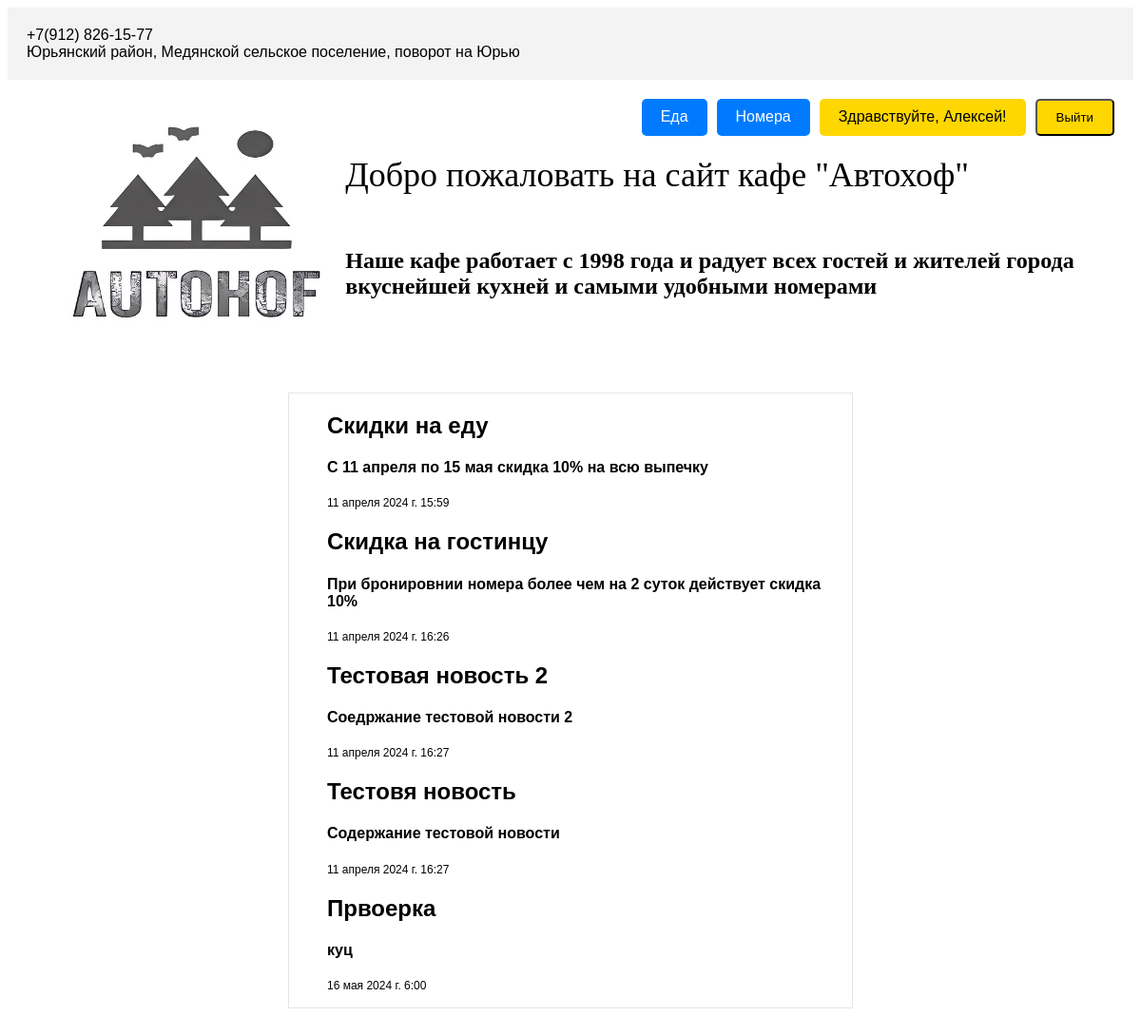
/ (signed in), run on the app's committed database.
### cafe/models.py (models this page shows, shortened)
class Blog(models.Model):
    title = models.CharField(max_length=100, default = 'Заголовок')
    plot = models.CharField(max_length=250)
    img = models.ImageField(upload_to='blog_images/', null=True)
    pub_date = models.DateTimeField(default=datetime.now)

### cafe/views.py (the view)
# urls.py: path('', views.home, name='home'),
def home(request):
    blogs = Blog.objects.all()
    return render(request, 'home.html', {'blogs': blogs})

### cafe/templates/home.html (shortened to what this page needs)
<!DOCTYPE html>
{% load static %}
<html lang="ru">
<head>
</head>
<body>
    <div class="header">
          +7(912) 826-15-77<br>
          Юрьянский район, Медянской сельское поселение, поворот на Юрью
    </div>
    <div class="logo"><img src="{% static 'tree_logo.jpg' %} " style="width:400px;height:300px;"></div>
    <div class="main">
        <div class="actions">
            <a href="{% url 'menu' %}" class="button">Еда</a>
            <a href="{% url 'rooms' %}" class="button">Номера</a>
            {% if user.is_authenticated %}
                <a class="user">Здравствуйте, {{ user.username }}!</a>
                <form action="{% url 'logout' %}" method="post">
                    <button type="submit" class="user">Выйти</button>
                  </form>
            {% else %}
            <a href="{% url 'login' %}" class="button">Войти</a>
            <a href="{% url 'register' %}" class="button">Регистрация</a>
            {% endif %}
        </div>
    </div>
  <div class="he">Добро пожаловать на сайт кафе "Автохоф"
    <h6>Наше кафе работает с 1998 года и радует всех гостей и жителей города<br> вкуснейшей кухней и самыми удобными номерами</h6>
  </div>
  <div class="news">
    {% for item in blogs %}
    <ul>
    <h2>{{ item.title }}</h2>
    <h4>{{ item.plot }}</h4>
    <p>{{ item.pub_date }}</p>
  </ul>
    {% endfor %}
</div>
</body>
</html>

### cafe/templates/home.html (style rules this page uses)
body { font-family: Arial, sans-serif; }
.header { background-color: #f3f3f3; padding: 20px; display: flex; justify-content: flex-start; align-items: center; }
.main { display: flex; justify-content: space-between; padding: 20px; }
.main .actions { display: flex; gap: 10px; }
.button { padding: 10px 20px; background-color: #007bff; color: white; text-decoration: none; border-radius: 5px; }
.user { padding: 10px 20px; background-color: #FFD700; color: black; text-decoration: none; border-radius: 5px; }
.he { font-family: 'Montserrat'; font-size: 36px; float: left; width: 70%; }
.news { width: 50%; margin: 0 auto; border: 1px solid rgba(0, 0, 0, 0.1); margin: 250px auto; }
.logo { float: left; width: 30%; }
p { font-size: 12px; }

### data on the page
Blog: title "Скидки на еду", plot "С 11 апреля по 15 мая скидка 10% на всю выпечку", pub_date "11 апреля 2024 г. 15:59"
Blog: title "Скидка на гостинцу", plot "При бронировнии номера более чем на 2 суток действует скидка 10%", pub_date "11 апреля 2024 г. 16:26"
Blog: title "Тестовая новость 2", plot "Соедржание тестовой новости 2", pub_date "11 апреля 2024 г. 16:27"
Blog: title "Тестовя новость", plot "Содержание тестовой новости", pub_date "11 апреля 2024 г. 16:27"
Blog: title "Првоерка", plot "куц", pub_date "16 мая 2024 г. 6:00"

### other printed values
{{ user.username }} "Алексей"
